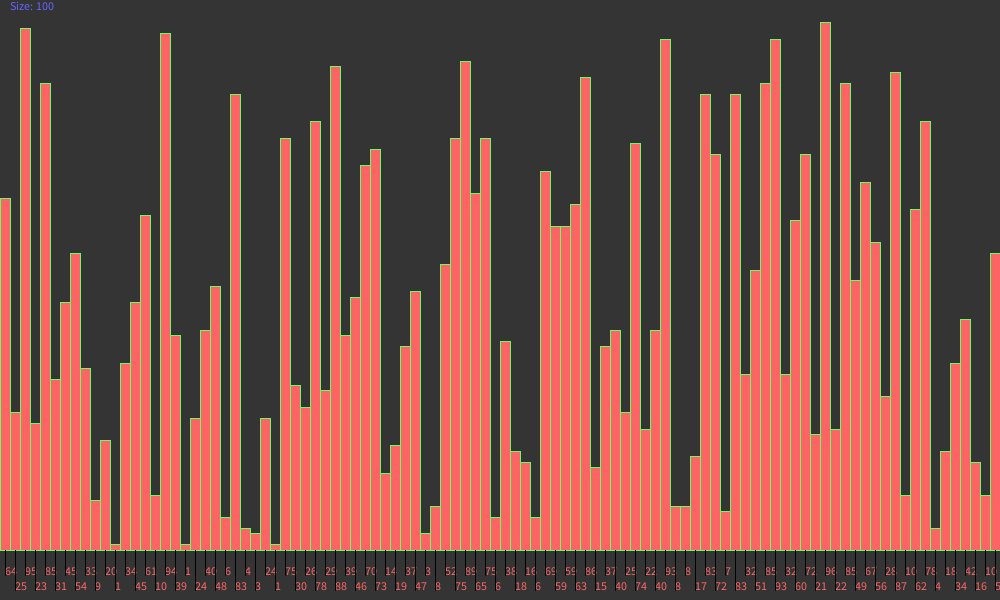
Frame 1 (no input)
Frame 60 (the mouse pressed at the canvas centre just before this capture): identical to frame 1, image omitted
Frame 120 (the mouse held since frame 60 and released just before this capture): identical to frame 1, image omitted

The Processing sketch that drew this single still picture (run headless with seeded random() and noise(); from frame 60 on, the mouse is pressed at the canvas centre):

// Processing sketch: NumberDisplayerTool
// ── NumberDisplayerTool.pde

NumberDisplayer numDis;
ArrayList<Integer> nums2 = new ArrayList<Integer>();
Equation eq;
UI ui;
boolean viewMode = true;
void setup()
{
  size(1000,600);
  background(52);
  ui = new UI();
  eq = new Equation("y=-1x+48");
  // println("Y(4): " + eq.getY(4));
  // println("b: " + eq.getB());

  //int highest = -999999;

  //generate();
  numDis = new NumberDisplayer(100,0,100);
  rerandomize();

}

void draw()
{
  numDis.show(nums2);
  if(!viewMode)
  {
    ui.show();
  }
}

void keyPressed() // key binds
{
  if (keyCode == java.awt.event.KeyEvent.VK_F1)
  {
    viewMode = !viewMode;
  }
  if(viewMode)
  {
    if(key == ' ') rerandomize();
    if(key == '1') numDis.changeSize(numDis.size + 10);
    if(key == '2') numDis.changeSize(numDis.size - 10);
  }
  else
  {
    if(key == ' ') generate();
    if(key == '1') numDis.changeSize(numDis.size + 10);
    if(key == '2') numDis.changeSize(numDis.size - 10);
  }
}



void mouseWheel(MouseEvent event) // mouse changing size of array to display
{
  float e = event.getCount();
  if(e >= 0)
  {
    numDis.changeSize(numDis.size + 1);
  }
  else
  {
    numDis.changeSize(numDis.size - 1);
  }
}

void generate()
{
  nums2.clear();
  int highest = -9999999;
  int lowest = 0;
  for(int i = 0; i < numDis.size; i++) //generate numbers from equation
  {
    nums2.add((int)eq.getY(i));
    if(eq.getY(i) > highest) highest = (int)eq.getY(i);
    if(eq.getY(i) < lowest) lowest = (int)eq.getY(i);
  }
  numDis.lowestNum = lowest;
  numDis.maxNum = highest;
}

void rerandomize()
{
  nums2.clear();
  for(int i = 0; i < numDis.size; i++)
  {
    nums2.add((int)random(0,numDis.maxNum));
  }
}

// ── Equation.pde

class Equation
{
  String equation;
  int plusLoc;
  public Equation(String equation)
  {
    this.equation = equation.substring(2);
    for(int i = 0; i < this.equation.length(); i++)
    {
      if(this.equation.charAt(i) == '+')
      {
        plusLoc = i;
      }


    }
  }

  public void setEQ(String eq)
  {
    this.equation = eq.substring(2);
    for(int i = 0; i < this.equation.length(); i++)
    {
      if(this.equation.charAt(i) == '+')
      {
        plusLoc = i;
      }


    }

  }

  public float getB()
  {
    String bee = this.equation.substring(plusLoc + 1);
    float b = Float.parseFloat(bee);


    return b;
  }

  public float getY(float x)
  {
    String thing = equation.substring(0,plusLoc - 1);
    float y = Float.parseFloat(thing);
    return (y * x) + getB();
  }
}

// ── NumberDisplayer.pde
import java.util.ArrayList;

class NumberDisplayer
{
  int size;
  int maxNum;
  int lowestNum;
  ArrayList<Integer> nums2 = new ArrayList<Integer>();

  public NumberDisplayer(int maxNum, int lowestNum, int size)
  {
    this.maxNum = maxNum;
    this.size = size;
    this.lowestNum = lowestNum;
  }

  public NumberDisplayer()
  {
    this.maxNum = 100;
    this.size = 100;
    this.lowestNum = 0;

  }

  void show(ArrayList arr) //shows the array given and changes to the size of the array given
  {
    changeSize(arr.size());
    nums2 = arr;
    background(52);
    drawNumbers();
    fill(100,100,255);
    text("Size: " + size, 10,10);
  }

  void changeSize(int newSize) // we use a function to change size so we dont have to remember to rerandomize the numbers
  {
    if(newSize > 1 && newSize != size)
      {
        if(newSize > size)
        {
          for(int i = 0; i < newSize - size; i++)
          nums2.add((int)random(0,maxNum));
        }
        else
        {
          for(int i = 0; i < abs(newSize - size); i++)
          nums2.remove(size - (1 + i));
        }
        size = newSize;
      }
  }

  private void drawNumbers() // this function draws the numbers using rectangles to represent each number and draws the number or each rectangle below it, we stagger the numbers so it is more easily readable
  {
    fill(255,100,100);
    for (int i = 0; i < size; i++)
    {
      int x = (int)map(i,0,size,0,width);
      stroke(100,255,100);
      int recHeight =(int)map((int)nums2.get(i),lowestNum,maxNum,1,550); //this determines the rectangles height using a map
      rect(x,550,width/size,-1 * recHeight);
      int xmid = x + (width/size)/2;
      stroke(0);
        if(i % 2 == 0)
        {

          text(nums2.get(i) + "",xmid,575);
          line(xmid,550,xmid,575);
        }
        else
        {
          text(nums2.get(i) + "",xmid,590);
          line(xmid,550,xmid,590);
        }
    }
    }
  }

// ── Sort.pde

public class Sort
{

  
}

// ── UI.pde

//not really sure what to do with this yet
class UI
{

  public UI()
  {


  }


  void show()
  {
    fill(100,100,255);
    rect(width,height,-60,-60);
    // fill(145,145,240);
    // rect(width - 60,height,-60,-60);
  }
}
